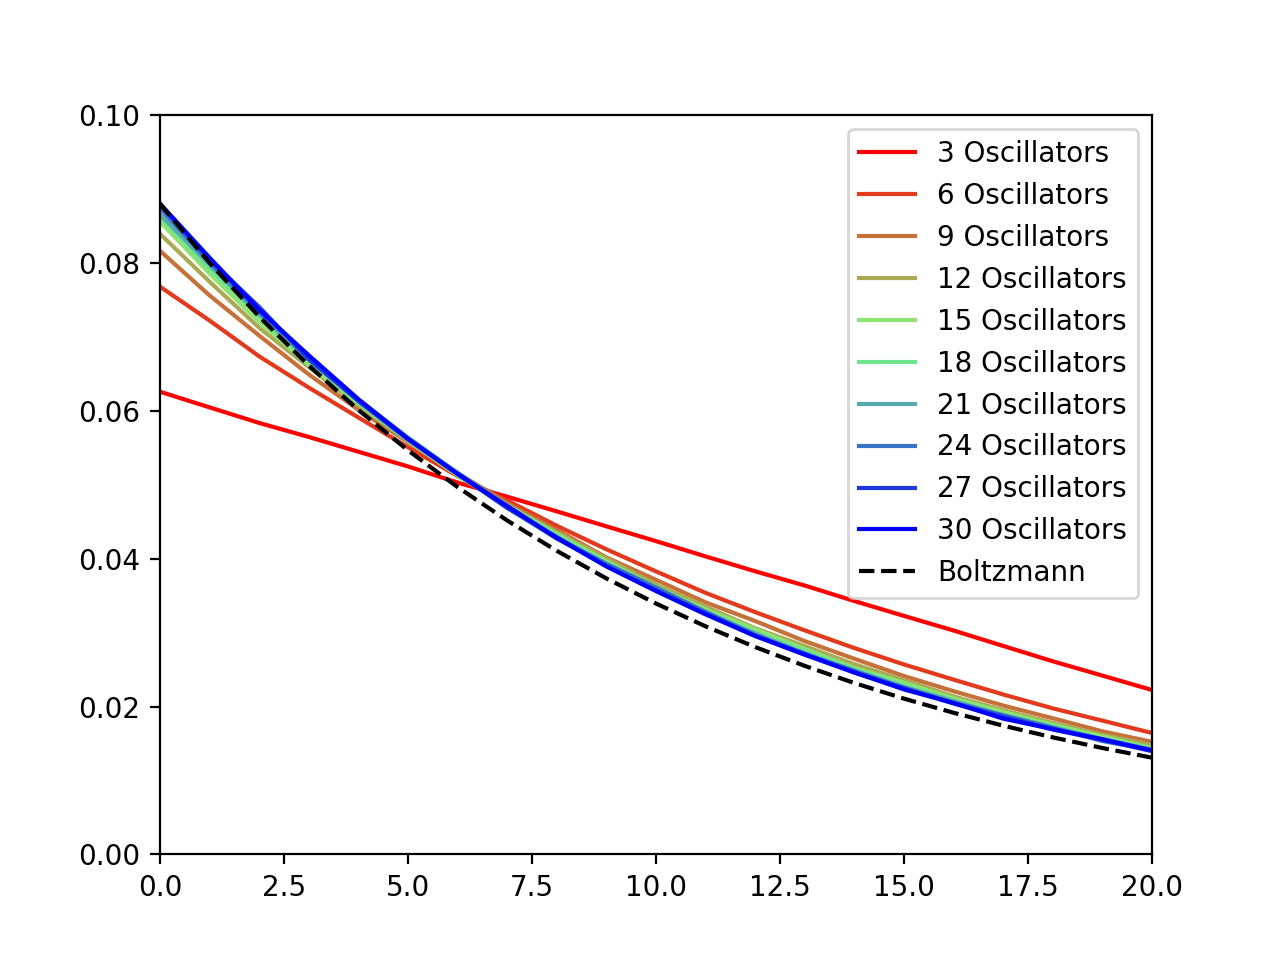

Write Python code to recreate this figure.
import matplotlib.pyplot as pt
import math
f = open('3_1.dat', encoding = 'utf-8', mode = 'r')
l = [x.strip() for x in f]
f.close()

data = []
for i in range(10):
    g = l[25*i + 4:25*i + 25]
    data.append([[float(i) for i in x.split('   ')] for x in g])

for i in range(10):
    l1 = data[i]
    x = [s[0] for s in l1]
    y = [s[1] for s in l1]
    pt.plot(x, y, label = (str((i + 1)*3) + ' Oscillators'), color = (1 - i/9, 1 - abs(i/4.5 - 1), i/9))


beta = math.log(1 + (1 / 10))
print(beta)
Bolt = [math.exp(-beta * i)*data[9][0][1] for i in range(21)]
pt.xlim((0, 20))
pt.ylim((0, 0.1))
pt.plot(range(21), Bolt, label = 'Boltzmann', color = (0, 0, 0), linestyle = '--')
pt.legend()
pt.show()
